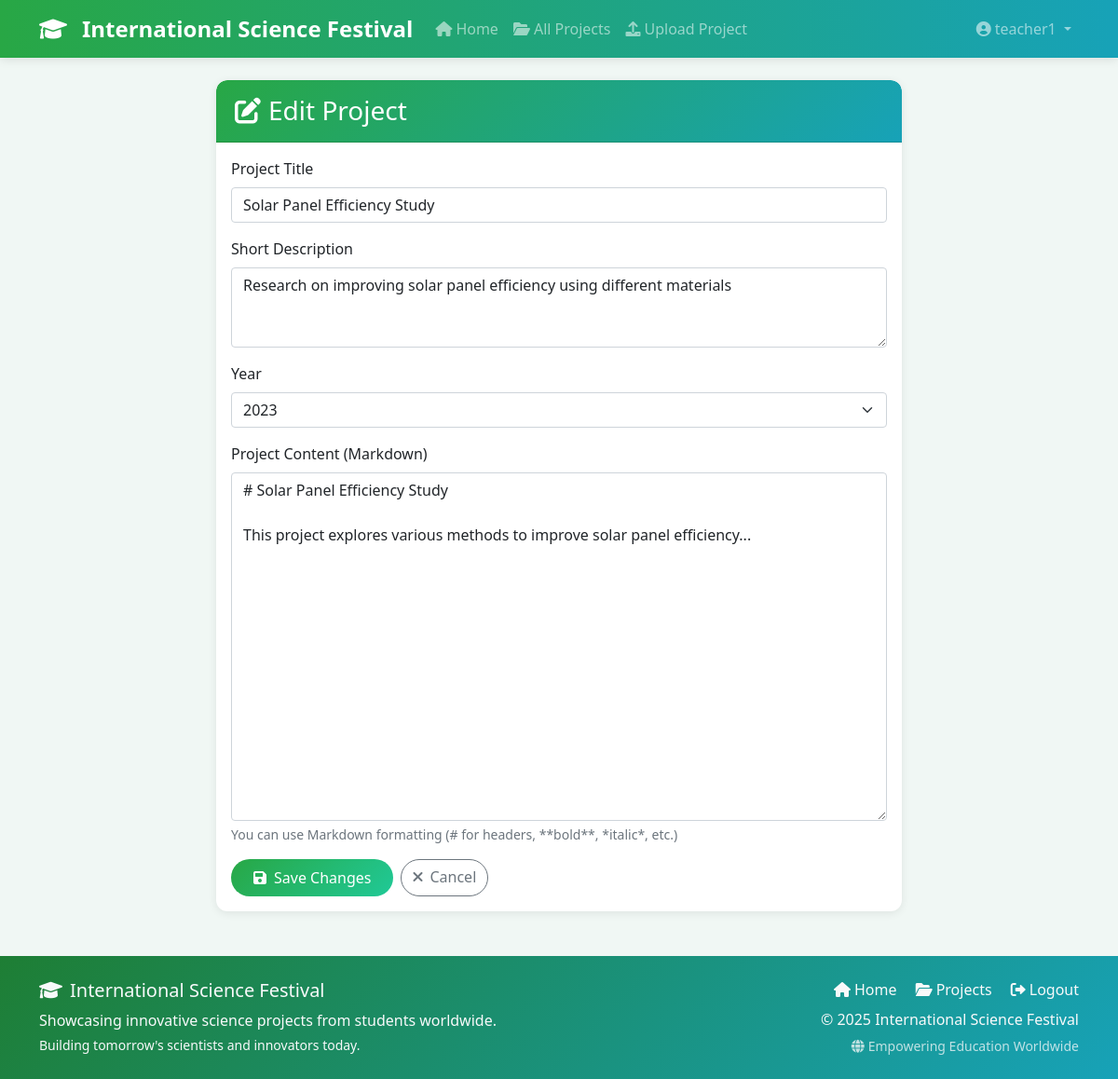
The app's page /edit.php?id=1 (signed in) with its own data.
### tables this page shows
CREATE TABLE IF NOT EXISTS projects (
    id INT AUTO_INCREMENT PRIMARY KEY,
    title VARCHAR(200) NOT NULL,
    description TEXT,
    content TEXT NOT NULL,
    author_id INT NOT NULL,
    year YEAR NOT NULL,
    created_at TIMESTAMP DEFAULT CURRENT_TIMESTAMP,
    updated_at TIMESTAMP DEFAULT CURRENT_TIMESTAMP ON UPDATE CURRENT_TIMESTAMP,
    FOREIGN KEY (author_id) REFERENCES users(id) ON DELETE CASCADE
);

### includes/functions.php (called while the page is built, shortened)
<?php
require_once 'config/database.php';
function getProject($id) {
    global $pdo;
    $stmt = $pdo->prepare("SELECT p.*, u.username as author_name,
                          COUNT(v.id) as vote_count
                          FROM projects p
                          JOIN users u ON p.author_id = u.id
                          LEFT JOIN votes v ON p.id = v.project_id
                          WHERE p.id = ?
                          GROUP BY p.id");
    $stmt->execute([$id]);
    return $stmt->fetch();
}
?>

### edit.php (the view, shortened to what this page needs)
<?php
require_once 'includes/functions.php';
$id = isset($_GET['id']) ? intval($_GET['id']) : 0;
$project = getProject($id);
include 'includes/header.php';
?>
<div class="row justify-content-center">
    <div class="col-md-8">
        <div class="card">
            <div class="card-header">
                <h3 class="mb-0">
                    <i class="fas fa-edit me-2"></i>Edit Project
                </h3>
            </div>
            <div class="card-body">
                <form method="POST">
                    <div class="mb-3">
                        <label for="title" class="form-label">Project Title</label>
                        <input type="text" class="form-control" id="title" name="title"
                               value="<?php echo htmlspecialchars($project['title']); ?>" required>
                    </div>
                    <div class="mb-3">
                        <label for="description" class="form-label">Short Description</label>
                        <textarea class="form-control" id="description" name="description" rows="3"><?php echo htmlspecialchars($project['description']); ?></textarea>
                    </div>
                    <div class="mb-3">
                        <label for="year" class="form-label">Year</label>
                        <select class="form-select" id="year" name="year" required>
                            <?php
                            $currentYear = date('Y');
                            for ($y = $currentYear; $y >= $currentYear - 5; $y--):
                            ?>
                                <option value="<?php echo $y; ?>" <?php echo $y == $project['year'] ? 'selected' : ''; ?>>
                                    <?php echo $y; ?>
                                </option>
                            <?php endfor; ?>
                        </select>
                    </div>
                    <div class="mb-3">
                        <label for="content" class="form-label">Project Content (Markdown)</label>
                        <textarea class="form-control" id="content" name="content" rows="15" required><?php echo htmlspecialchars($project['content']); ?></textarea>
                        <div class="form-text">You can use Markdown formatting (# for headers, **bold**, *italic*, etc.)</div>
                    </div>
                    <div class="d-flex gap-2">
                        <button type="submit" class="btn btn-primary">
                            <i class="fas fa-save me-2"></i>Save Changes
                        </button>
                        <a href="project.php?id=<?php echo $project['id']; ?>" class="btn btn-outline-secondary">
                            <i class="fas fa-times me-2"></i>Cancel
                        </a>
                    </div>
                </form>
            </div>
        </div>
    </div>
</div>
<?php include 'includes/footer.php'; ?>

### assets/css/style.css (style rules this page uses)
body { font-family: 'Segoe UI', Tahoma, Geneva, Verdana, sans-serif; background-color: #f0f7f4; min-height: 100vh; display: flex; flex-direction: column; }
.card { border: none; border-radius: 12px; box-shadow: 0 2px 10px rgba(0, 0, 0, 0.08); overflow: hidden; }
.card-header { background: linear-gradient(135deg, #28a745 0%, #17a2b8 100%); color: white; border-radius: 12px 12px 0 0 !important; padding: 1rem 1.25rem; }
.btn-primary { background: linear-gradient(135deg, #28a745 0%, #20c997 100%); border: none; border-radius: 25px; transition: all 0.3s ease; padding: 0.5rem 1.5rem; }
.btn { border-radius: 25px; transition: all 0.3s ease; font-weight: 500; }
.card { transition: all 0.3s ease; }
body { animation: fadeIn 0.3s ease-in; }
a { transition: all 0.2s ease; }

### records on screen
projects: title "Solar Panel Efficiency Study", description "Research on improving solar panel efficiency using different materials", year "2023", content "# Solar Panel Efficiency Study This project explores various methods to improve solar panel efficiency..."

### other values on screen
$_SESSION['username'] "teacher1"
